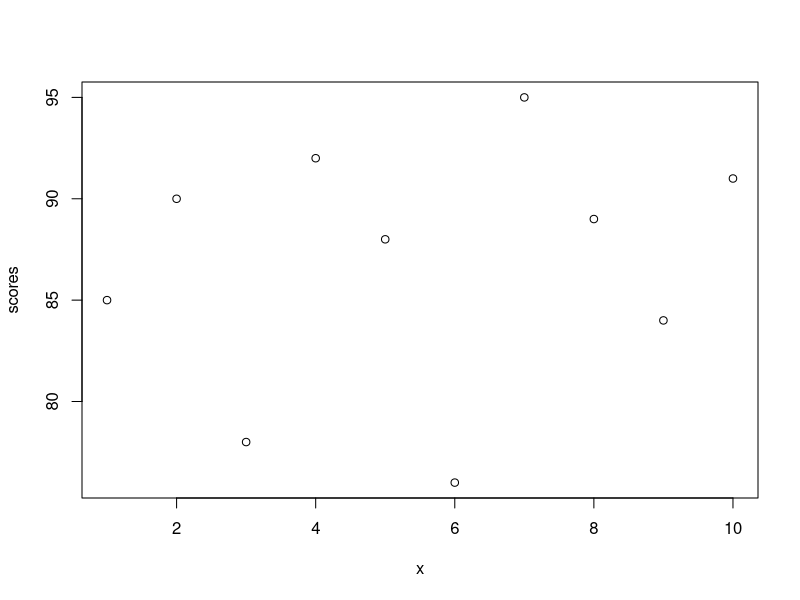
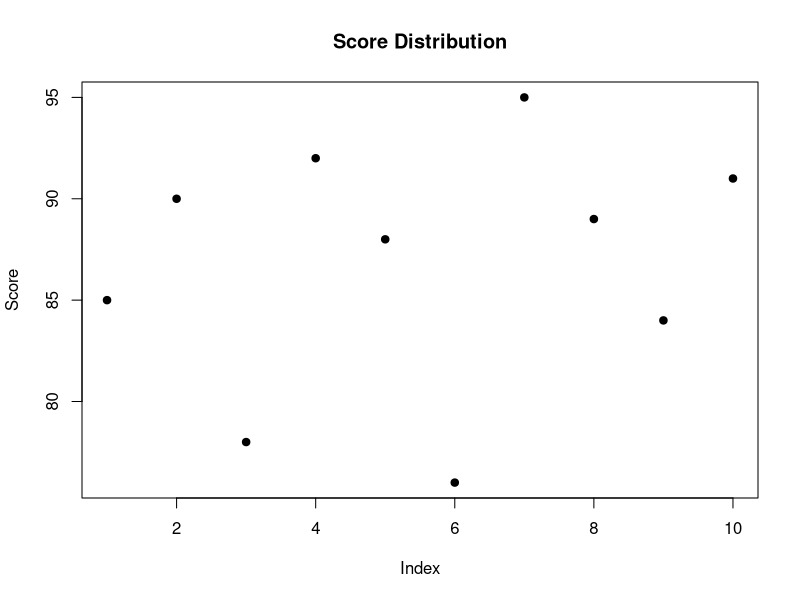
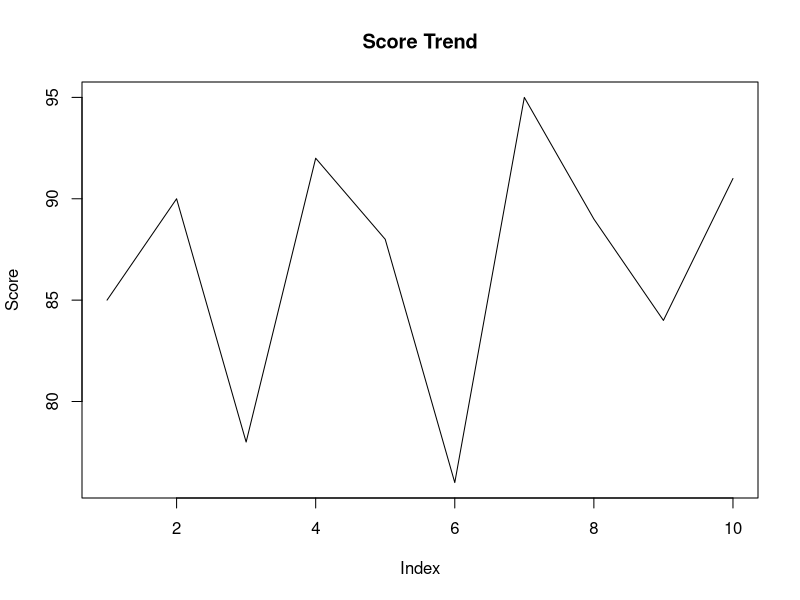
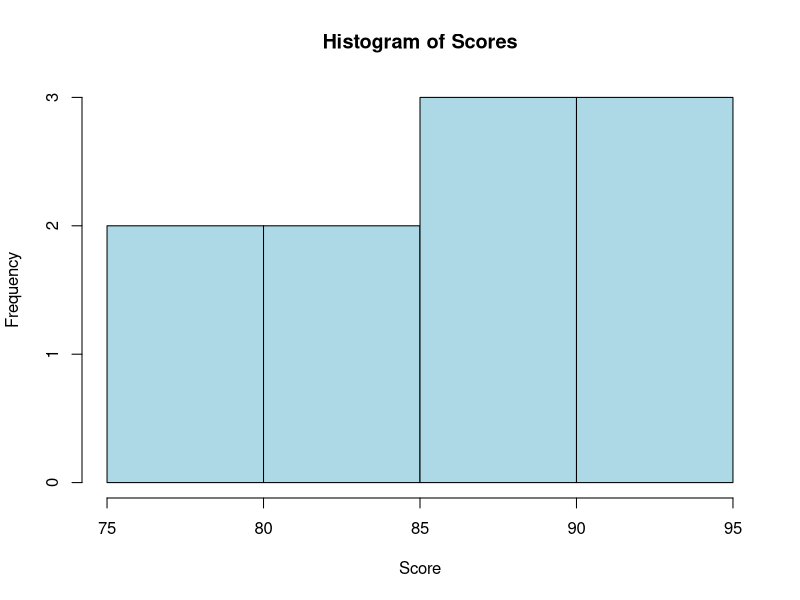
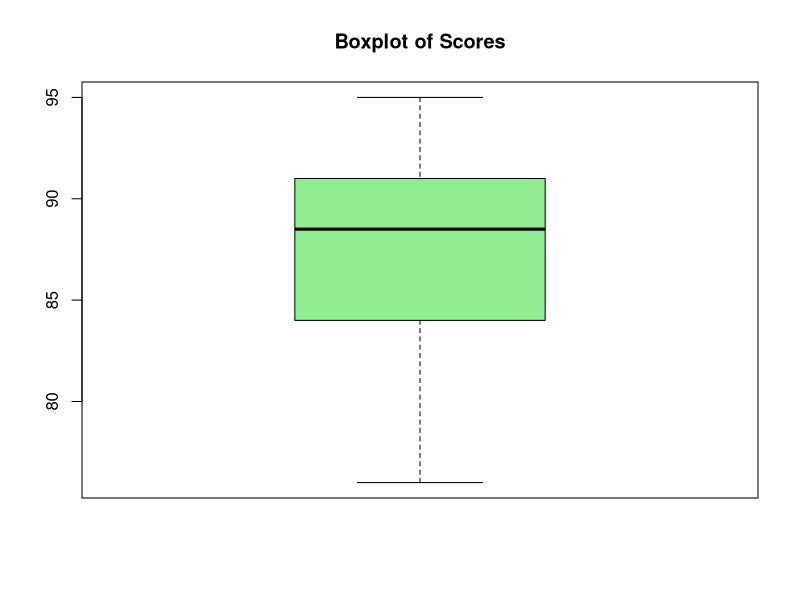
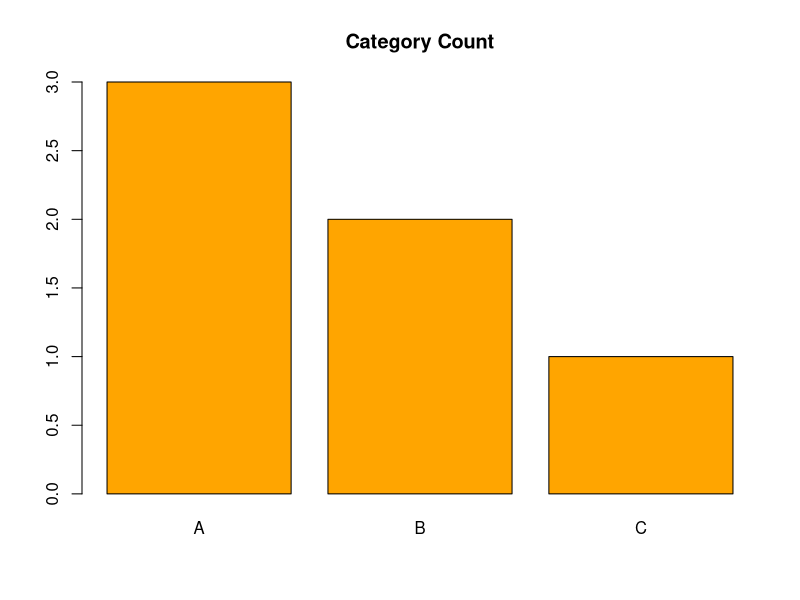
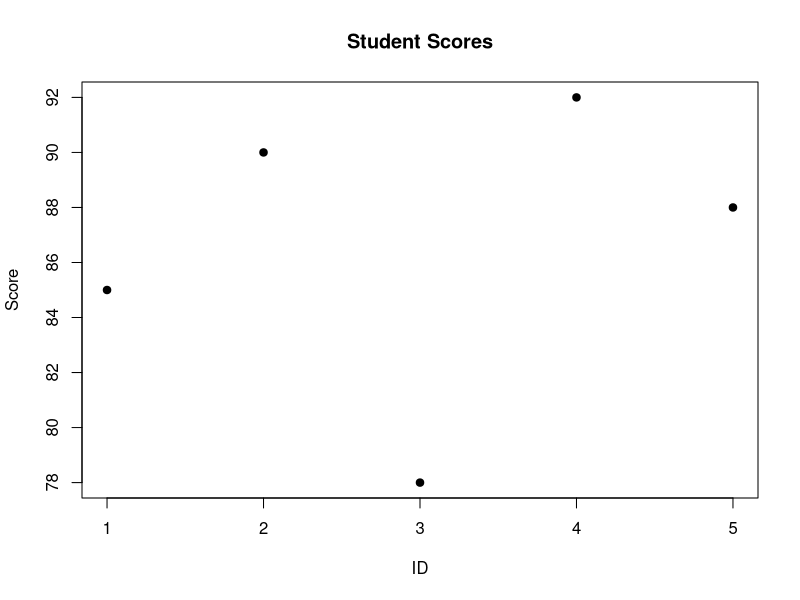

Reproduce these figures in R, in order.
## ---- chunk 1
scores <- c(85, 90, 78, 92, 88, 76, 95, 89, 84, 91)
scores
## ---- chunk 2
x <- 1:length(scores)

plot(x, scores)
## ---- chunk 3
plot(
  x, scores,
  main = "Score Distribution",
  xlab = "Index",
  ylab = "Score",
  pch = 19
)
## ---- chunk 4
plot(
  x, scores,
  type = "l",
  main = "Score Trend",
  xlab = "Index",
  ylab = "Score"
)
## ---- chunk 5
hist(
  scores,
  main = "Histogram of Scores",
  xlab = "Score",
  col = "lightblue"
)
## ---- chunk 6
boxplot(
  scores,
  main = "Boxplot of Scores",
  col = "lightgreen"
)
## ---- chunk 7
counts <- table(c("A", "B", "A", "C", "B", "A"))

barplot(
  counts,
  main = "Category Count",
  col = "orange"
)
## ---- chunk 8
students <- data.frame(
  id = 1:5,
  score = c(85, 90, 78, 92, 88)
)

plot(
  students$id,
  students$score,
  main = "Student Scores",
  xlab = "ID",
  ylab = "Score",
  pch = 19
)
